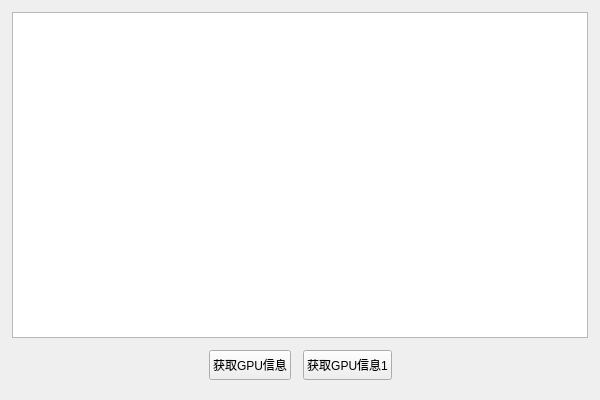
<?xml version="1.0" encoding="UTF-8"?>
<ui version="4.0">
 <class>GPUToolClass</class>
 <widget class="QMainWindow" name="GPUToolClass">
  <property name="geometry">
   <rect>
    <x>0</x>
    <y>0</y>
    <width>600</width>
    <height>400</height>
   </rect>
  </property>
  <property name="windowTitle">
   <string>GPUTool</string>
  </property>
  <widget class="QWidget" name="centralWidget">
   <layout class="QGridLayout" name="gridLayout">
    <property name="leftMargin">
     <number>12</number>
    </property>
    <property name="topMargin">
     <number>12</number>
    </property>
    <property name="rightMargin">
     <number>12</number>
    </property>
    <property name="bottomMargin">
     <number>20</number>
    </property>
    <property name="horizontalSpacing">
     <number>9</number>
    </property>
    <property name="verticalSpacing">
     <number>12</number>
    </property>
    <item row="0" column="0">
     <widget class="QTextEdit" name="textEdit"/>
    </item>
    <item row="1" column="0">
     <layout class="QHBoxLayout" name="horizontalLayout">
      <property name="spacing">
       <number>12</number>
      </property>
      <item>
       <spacer name="horizontalSpacer">
        <property name="orientation">
         <enum>Qt::Horizontal</enum>
        </property>
        <property name="sizeHint" stdset="0">
         <size>
          <width>40</width>
          <height>20</height>
         </size>
        </property>
       </spacer>
      </item>
      <item>
       <widget class="QPushButton" name="pushButton">
        <property name="minimumSize">
         <size>
          <width>0</width>
          <height>30</height>
         </size>
        </property>
        <property name="text">
         <string>获取GPU信息</string>
        </property>
       </widget>
      </item>
      <item>
       <widget class="QPushButton" name="pushButton_1">
        <property name="minimumSize">
         <size>
          <width>0</width>
          <height>30</height>
         </size>
        </property>
        <property name="text">
         <string>获取GPU信息1</string>
        </property>
       </widget>
      </item>
      <item>
       <spacer name="horizontalSpacer_2">
        <property name="orientation">
         <enum>Qt::Horizontal</enum>
        </property>
        <property name="sizeHint" stdset="0">
         <size>
          <width>40</width>
          <height>20</height>
         </size>
        </property>
       </spacer>
      </item>
     </layout>
    </item>
   </layout>
  </widget>
 </widget>
 <layoutdefault spacing="6" margin="11"/>
 <resources>
  <include location="GPUTool.qrc"/>
 </resources>
 <connections/>
</ui>
